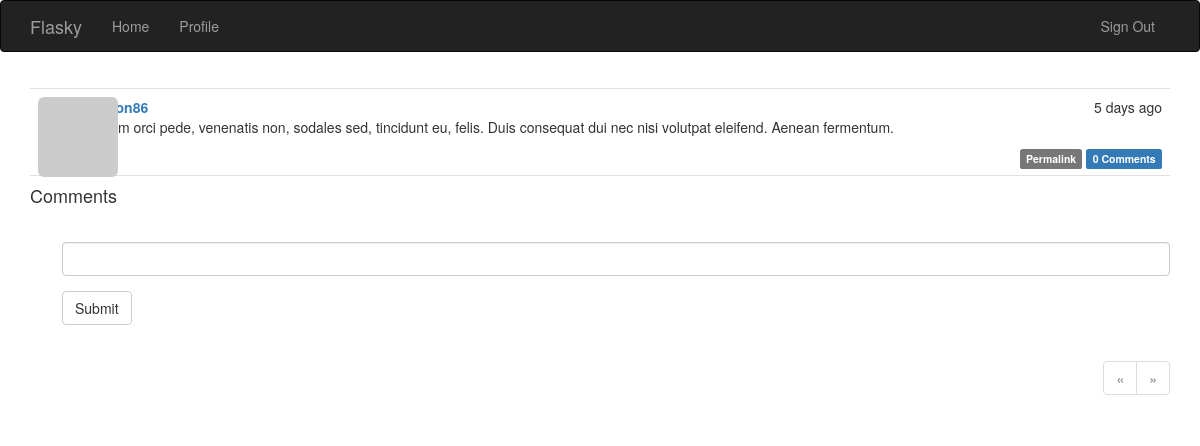
Page /post/1 (signed in) on the committed database.
### app/models.py (models this page shows, shortened)
class Post(db.Model):
    __tablename__ = 'posts'
    id = db.Column(db.Integer, primary_key=True)
    body = db.Column(db.Text)
    timestamp = db.Column(db.DateTime, index=True, default=datetime.utcnow)
    author_id = db.Column(db.Integer, db.ForeignKey('users.id'))
    body_html = db.Column(db.Text)
    comments = db.relationship('Comment', backref='post', lazy='dynamic')

### app/main/views.py (the view)
@main.route('/post/<int:id>', methods=['GET', 'POST'])
def post(id):
    post = Post.query.get_or_404(id)
    form = CommentForm()
    if form.validate_on_submit():
        comment = Comment(body=form.body.data, post=post, author=current_user._get_current_object())
        db.session.add(comment)
        db.session.commit()
        flash('Your comment has been published.')
        return redirect(url_for('.post', id=post.id, page=-1))
    page = request.args.get('page', 1, type=int)
    if page == -1:
        page = (post.comments.count() - 1) // current_app.config['FLASKY_COMMENTS_PER_PAGE'] + 1
    pagination = post.comments.order_by(Comment.timestamp.asc()).\
        paginate(page, per_page=current_app.config['FLASKY_COMMENTS_PER_PAGE'], error_out=False)
    comments = pagination.items
    return render_template('post.html', posts=[post], form=form,
                           comments=comments, pagination=pagination)

### app/main/forms.py
class CommentForm(FlaskForm):
    body = StringField('', validators=[DataRequired()])
    submit = SubmitField('Submit')

### app/auth/views.py (called while the page is built)
@auth.before_app_request
def before_request():
    if current_user.is_authenticated:
        current_user.ping()
        if not current_user.confirmed and request.endpoint[:5] != 'auth.':
            return redirect(url_for('auth.unconfirmed'))

### app/main/__init__.py (called while the page is built)
@main.app_context_processor
def inject_permissions():
    return dict(Permission=Permission)

### app/main/views.py (called while the page is built)
@main.after_app_request
def after_request(response):
    for query in get_debug_queries():
        if query.duration >= current_app.config['FLASKY_SLOW_DB_QUERY_TIME']:
            current_app.logger.warning(
                'Slow query: %s\nParameters: %s\nDuration: %fs\nContext: %s\n'
                % (query.statement, query.parameters, query.duration, query.context))
    return response

### app/models.py (called while the page is built)
@login_manager.user_loader
def load_user(user_id):
    return User.query.get(int(user_id))

    def has_permission(self, perm):
        return self.permissions & perm == perm

    def can(self, perm):
        return self.role is not None and self.role.has_permission(perm)

    def is_administrator(self):
        return self.can(Permission.ADMINISTER)

    def ping(self):
        self.last_seen = datetime.utcnow()
        db.session.add(self)

    def gravatar(self, size=100, default='identicon', rating='g'):
        if request.is_secure:
            url = 'https://secure.gravatar.com/avatar'
        else:
            url = 'http://www.gravatar.com/avatar'
        hash = hashlib.md5(self.email.encode('utf-8')).hexdigest()
        return '{url}/{hash}?s={size}&d={default}&r={rating}'\
            .format(url=url, hash=hash, size=size, default=default, rating=rating)

### app/templates/post.html (shortened to what this page needs)
{% extends "base.html" %}
{% import "bootstrap/wtf.html" as wtf %}
{% import "_macros.html" as macros %}
{% block page_content %}
{% include '_posts.html' %}
<h4 id="comments">Comments</h4>
{% if current_user.can(Permission.COMMENT) %}
<div class="comment-form">
    {{ wtf.quick_form(form) }}
</div>
{% endif %}
{% if pagination %}
<div class="pagination">
    {{ macros.pagination_widget(pagination, '.post', fragment='#comments', id=posts[0].id) }}
</div>
{% endif %}
{% endblock %}

### app/templates/_posts.html (shortened to what this page needs)
<ul class="posts">
    {% for post in posts %}
    <li class="post">
        <div class="post-thumbnail">
            <a href="{{ url_for('.user', username=post.author.username) }}">
                <img class="img-rounded profile-thumbnail" src="{{ post.author.gravatar(size=40) }}">
            </a>
        </div>
        <div class="post-content">
            <div class="post-date">{{ moment(post.timestamp).fromNow() }}</div>
            <div class="post-author"><a href="{{ url_for('.user', username=post.author.username) }}">{{ post.author.username }}</a></div>
            <div class="post-body">
                {% if post.body_html %}
                    {{ post.body_html | safe }}
                {% else %}
                    {{ post.body }}
                {% endif %}
            </div>
            <div class="post-footer">
                <a href="{{ url_for('.post', id=post.id) }}">
                    <span class="label label-default">Permalink</span>
                </a>
                <a href="{{ url_for('.post', id=post.id) }}#comments">
                    <span class="label label-primary">
                        {{ post.comments.count() }} Comments
                    </span>
                </a>
            </div>
        </div>
    </li>
    {% endfor %}
</ul>

### app/static/styles.css (style rules this page uses)
.profile-thumbnail { position: absolute; }
ul.posts { list-style-type: none; padding: 0; margin: 16px 0 0 0; border-top: 1px solid #e0e0e0; }
ul.posts li.post { padding: 8px; border-bottom: 1px solid #e0e0e0; }
div.post-date { float: right; }
div.post-author { font-weight: bold; }
div.post-thumbnail { position: absolute; }
div.post-content { margin-left: 48px; min-height: 48px; }
div.post-footer { text-align: right; }
div.comment-form { margin: 16px 0 16px 32px; }
div.pagination { width: 100%; text-align: right; padding: 0; margin: 0; }

### rows in the picture
Post: timestamp "5 days ago", body_html "Nullam orci pede, venenatis non, sodales sed, tincidunt eu, felis. Duis consequat dui nec nisi volutpat eleifend. Aenean fermentum.", comments.count "0"
